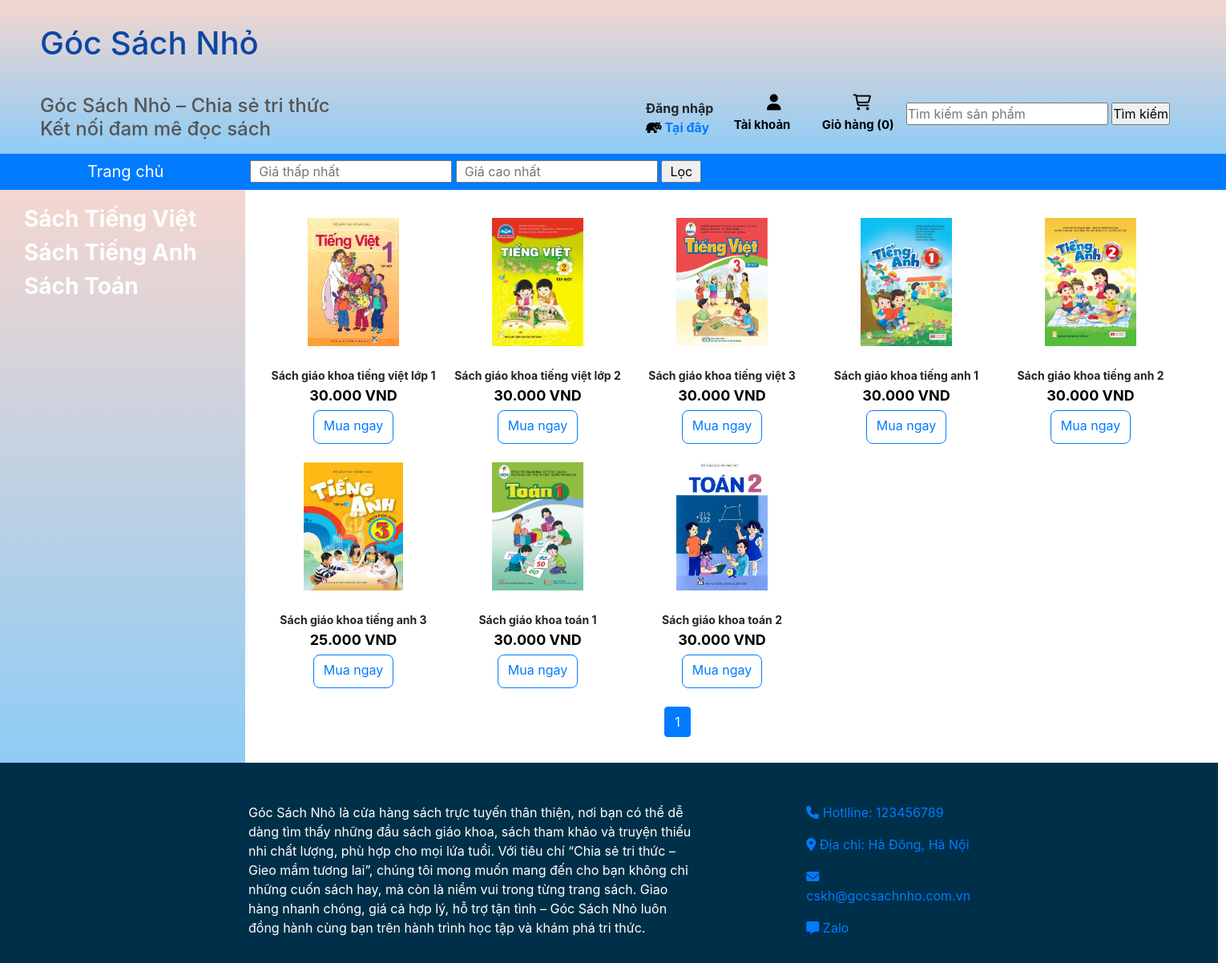
The page / on the database its author committed.
### tables this page shows
CREATE TABLE `catelog` (
  `catelogid` int(11) NOT NULL,
  `catelogname` varchar(255) NOT NULL,
  `status` tinyint(4) DEFAULT 1
);

CREATE TABLE `sanpham` (
  `idsanpham` int(11) NOT NULL,
  `catelogid` int(11) NOT NULL,
  `id_author` int(11) NOt NULL,
  `tensanpham` varchar(255) NOT NULL,
  `image` varchar(255) DEFAULT NULL,
  `noidung` varchar(1000) DEFAULT NULL,
  `noidungchitiet` varchar(255) DEFAULT NULL,
  `giadauvao` float NOT NULL,
  `giadaura` float NOT NULL,
  `luotxem` int(11) DEFAULT NULL,
  `mua` varchar(50) NOT NULL DEFAULT 'Mua Hàng',
  `muahang` tinyint(1) DEFAULT 0,
  `status` tinyint(4) DEFAULT 1
);

### index.php (called while the page is built)
<?php require_once 'sanpham.php'?>

### cart_function.php (called while the page is built, shortened)
<?php
require_once 'ketnoi.php';
function total_item($cart) {
    $total = 0;
    return $total;
}
?>

### ketnoi.php (called while the page is built, shortened)
<?php
function formatCurrency($curr)
{
    return number_format($curr, 0, ',', '.') . ' VND';
}
?>

### sanpham.php (the view, shortened to what this page needs)
<?php
require_once 'dieuhuong.php';
?>
<!DOCTYPE html>
<html lang="en">
<head>
    <link rel="stylesheet" href="main.css">
</head>
<body>
    <div class="block">
        <div>
            <div class="block-left" style="height: 715px;">
                <?php require_once 'catelog.php'; ?>
            </div>
            <div class="block-right">
                <?php
                require_once 'ketnoi.php';
$page = isset($_GET["page"]) ? $_GET["page"] : 1;
$sql = "SELECT * FROM `sanpham`";
$result = mysqli_query($conn, $sql);
$totalRows = mysqli_num_rows($result);
$totalpage = ceil($totalRows / 10);
$offset = ($page > 1) ? ($page - 1) * 10 : 0;
$sql .= " LIMIT $offset, 10";
$result = mysqli_query($conn, $sql);
                if (mysqli_num_rows($result) > 0) {
                    foreach ($result as $row) {
                ?>
                        <div class="fe" style="width: 220px; height: 290px; text-align: center; padding: 5px; margin-left: 10px; margin-top: 15px; box-sizing: border-box;">
                            <div>
                                <a href="hienthi.php?prdid=<?php echo $row["idsanpham"] ?>">
                                    <img style="width: auto; height: 160px; " src="uploads/<?php echo $row["image"] ?>" alt="<?php echo $row["tensanpham"] ?>">
                                </a>
                            </div>
                            <br>
                            <div>
                                <span style="font-size: 14px; font-weight: bold;"><?php echo $row["tensanpham"] ?></span> <br>
                            </div>
                            <div>
                                <span style="font-size: 18px; font-weight: bold; color: black; "><?php echo formatCurrency($row["giadaura"]) ?></span>
                            </div>
                            <div>
                                <a href="cart.php?id=<?php echo $row['idsanpham'] ?>">
                                    <button type="submit" class="btn btn-outline-primary" style="padding-bottom:10px; border-radius: 8px; margin-top: 5px">Mua ngay</button>
                                </a>
                            </div>
                            <br>
                        </div>
                <?php
                    }
                ?>
                <br></br>
                    <div class="phantrang">
                        <nav aria-label="Page navigation example">
                            <ul class="pagination" style="margin-left:150px; margin-top: 20px ">
                                <?php for ($i = 1; $i <= $totalpage; $i++) : ?>
                                    <li class="page-item <?php echo ($i == $page) ? 'active' : ''; ?>"><a class="page-link" href="sanpham.php?page=<?php echo $i ?>"><?php echo $i ?></a></li>
                                <?php endfor; ?>
                            </ul>
                        </nav>
                    </div>
                <?php
                } else {
                    echo "<script>alert('Không có sản phẩm nào.');</script>";
                }
                ?>
            </div>
        </div>
        <div class="duoi">
            <?php require_once 'footer.php' ?>
        </div>
    </div>
</body>
</html>

### dieuhuong.php (shortened to what this page needs)
<?php
require_once 'cart_function.php';
$cart = (isset($_SESSION['cart'])) ? $_SESSION['cart'] : [];
?>
<!DOCTYPE html>
<html lang="en">
<head>
    <link rel="stylesheet" href="main.css">
    <link rel="stylesheet" href="FontAwesome.Pro.6.3.0/css/all.css">
    <link rel="stylesheet" href="https://cdn.jsdelivr.net/npm/bootstrap@4.6.2/dist/css/bootstrap.min.css">
</head>
<body>
    <div class="all">
        <div class="thanh">
            <h1 style="color:#0d47a1; font-size:40px; margin: 30px 50px">Góc Sách Nhỏ</h1>
        <h1 class="header">
            <div class="list-unstyled">
                <h4 style="width: 370px; margin-left:30px; color:#555555 ">Góc Sách Nhỏ – Chia sẻ tri thức Kết nối đam mê đọc sách</h4>
            </div>
        </h1>
            <div style="margin-right: 70px;">
                <form class="search" action="/shop/sanpham.php" method="get">
                    <input type="text" value="<?php echo isset($_GET['search']) ? htmlspecialchars($_GET['search']) : '' ?>"  name="search" placeholder="Tìm kiếm sản phẩm" id="search" >
                    <input type="submit" value="Tìm kiếm">
                </form>
                <a href="view_cart.php" class="cart" style=" width: 110px;">
                    <div class="i"><i class="fa-regular fa-cart-shopping"></i></div>
                    <span class="g">Giỏ hàng (<?php echo total_item($cart) ?>)</span>
                </a>
                <a href="login.php" class="cart" style=" width: 110px;">
                    <div class="i"><i class="fa-solid fa-user"></i></div>
                    <span class="g">Tài khoản</span>
                </a>
                <div class="thoat">
                    <?php
                    if (isset($_SESSION['login']['username'])) {
                        echo "Xin chào <b>{$_SESSION['login']['username']}</b> <br> <br>
                        <a href=\"logout.php\"><i class=\"fa-regular fa-right-from-bracket\"></i> Đăng xuất</a>";
                    } else {
                        echo "Đăng nhập <br>  <a href=\"login.php\"><i class=\"fa-solid fa-hippo\" style=\"color:black;\"></i> Tại đây</a>";
                    }
                    ?>
                 <br>
                </div>
    </div>
</div>
        </div>
        <div>
            <nav class="navbar navbar-expand-sm bg-primary navbar-dark" style="height:45px">
                <ul class="navbar-nav">
                    <li class="nav-item active" style="margin:0px 100px 0px 85px;">
                        <a class="nav-link" href="sanpham.php" style="font-size:20px;" >Trang chủ</a>
                    </li>
                </ul>
                <div class="loc">
                    <form action="/shop/sanpham.php" method="get">
                        <input type="text" name="txtPriceMin" id="txtPriceMin" placeholder="  Giá thấp nhất">
                        <input type="text" name="txtPriceMax" id="txtPriceMax" placeholder="  Giá cao nhất">
                        <input type="submit" style="width: 50px;" value="Lọc">
                    </form>
                </div>
            </nav>
        </div>
</body>
</html>

### catelog.php (shortened to what this page needs)
<!DOCTYPE html>
<html lang="en">
<head>
    <link rel="stylesheet" href="main.css">
</head>
<body>
    <ul class="catelog">
        <?php
        require_once 'ketnoi.php';
        $cal_sql = "SELECT * FROM `catelog`";
        $res = mysqli_query($conn, $cal_sql);
        foreach ($res as $r) {
        ?>
            <li><a style="color: #fefefe;" href="sanpham.php?catelogid=<?php echo $r["catelogid"] ?> "><?php echo $r["catelogname"] ?></a></li>
        <?php
        }
        ?>
    </ul>
</body>
</html>

### footer.php (shortened to what this page needs)
<!DOCTYPE html>
<html lang="en">
<head>
</head>
<body>
    <div class="trangcuoi">
        <div class="footer">
            <div class="footer-1">
                <p>Góc Sách Nhỏ là cửa hàng sách trực tuyến thân thiện, nơi bạn có thể dễ dàng tìm thấy những đầu sách giáo khoa, sách tham khảo và truyện thiếu nhi chất lượng, phù hợp cho mọi lứa tuổi. Với tiêu chí “Chia sẻ tri thức – Gieo mầm tương lai”, chúng tôi mong muốn mang đến cho bạn không chỉ những cuốn sách hay, mà còn là niềm vui trong từng trang sách. Giao hàng nhanh chóng, giá cả hợp lý, hỗ trợ tận tình – Góc Sách Nhỏ luôn đồng hành cùng bạn trên hành trình học tập và khám phá tri thức.</p>
            </div>
            <div class="footer-2">
                <p><a href="tel:123456789" style="margin-right: 20px;"><i class="fa-solid fa-phone"></i> Hotlline: 123456789</a></p>
                <p><a href="https://www.google.gg/maps/place/H%C3%A0+%C4%90%C3%B4ng,+Hanoi,+Vietnam/@20.9539496,105.7136903,13z/data=!3m1!4b1!4m6!3m5!1s0x3134532bef4bcdb7:0xbcc7a679fcba07f6!8m2!3d20.95709!4d105.7703287!16zL20vMGdmYzV6?hl=en&entry=ttu&g_ep=EgoyMDI1MDUyMS4wIKXMDSoASAFQAw%3D%3D" target="_blank"><i class="fas fa-map-marker-alt"></i> Địa chỉ: Hà Đông, Hà Nội</a></p>
                <p><a href="mailto:cskh@gocsachnho.com.vn" style="margin-right: 20px;"><i class="fa-solid fa-envelope"></i> cskh@gocsachnho.com.vn</a></p>
                <p><a href="https://chat.zalo.me/" target="_blank" style="margin-right: 20px;"><i class="fa-solid fa-comment-alt"></i> Zalo</a></p>
            </div>
        </div>
    </div>
</body>
</html>

### main.css (style rules this page uses)
* { margin: 0; padding: 0; box-sizing: border-box; }
.all { display: flex; flex-direction: column; background-image: linear-gradient(#f4d6cf, #8eccf5); }
.thanh { width: 100%; height: auto; box-sizing: border-box; }
.header { float: left; margin-left: 20px; margin-top: 10px; }
.search { float: right; margin-top: 20px; }
.block { width: 100%; height: 100%; box-sizing: border-box; }
.block-left { color: #2c3e50;; width: 20%; padding: ; float: left; background-image: linear-gradient(#f4d6cf, #8eccf5); }
.block-right { padding: 15px; width: 80%; height: 100%; float: right; display: flex; flex-direction: row; flex-wrap: wrap; }
.catelog { font-size: 28px; font-weight: bold; padding: 15px 10px; box-sizing: border-box; text-decoration: none; margin-left: 20px; list-style: none; }

### dieuhuong.php (style rules this page uses)
.cart { width: 110px; height: auto; float: right; padding: 5px; }
.cart>.g { color: black; font-size: 15px; font-weight: bold; text-decoration: none; }
.cart>.i { color: black; text-align: center; font-size: 20px; font-weight: bold; text-decoration: none; box-sizing: border-box; }
.thoat { width: 110px; height: auto; float: right; padding: 15px 5px; box-sizing: border-box; font-weight: bold; }

### sanpham.php (style rules this page uses)
.block { display: flex; flex-direction: column; }
.phantrang { width: 100%; margin-left: 30%; }

### footer.php (style rules this page uses)
* { margin: 0; padding: 0; box-sizing: border-box; }
.footer { width: 1520px; height: 250px; padding: 50px 270px; box-sizing: border-box; background-color: #003049; color: #FFFFFF; display:flex }
h1 { font-size: 20px; }
.footer-2 { margin-left: 140px; }
.footer-1 { padding-left: 40px; width: 600px; }

### rows shown on the page
catelog: catelogname "Sách Tiếng Việt"
catelog: catelogname "Sách Tiếng Anh"
catelog: catelogname "Sách Toán"
sanpham: image (picture), tensanpham "Sách giáo khoa tiếng việt lớp 1", giadaura "30.000 VND"
sanpham: image (picture), tensanpham "Sách giáo khoa tiếng việt lớp 2", giadaura "30.000 VND"
sanpham: image (picture), tensanpham "Sách giáo khoa tiếng việt 3", giadaura "30.000 VND"
sanpham: image (picture), tensanpham "Sách giáo khoa tiếng anh 1", giadaura "30.000 VND"
sanpham: image (picture), tensanpham "Sách giáo khoa tiếng anh 2", giadaura "30.000 VND"
sanpham: image (picture), tensanpham "Sách giáo khoa tiếng anh 3", giadaura "25.000 VND"
sanpham: image (picture), tensanpham "Sách giáo khoa toán 1", giadaura "30.000 VND"
sanpham: image (picture), tensanpham "Sách giáo khoa toán 2", giadaura "30.000 VND"

### other values the page prints
total_item($cart) "0"
